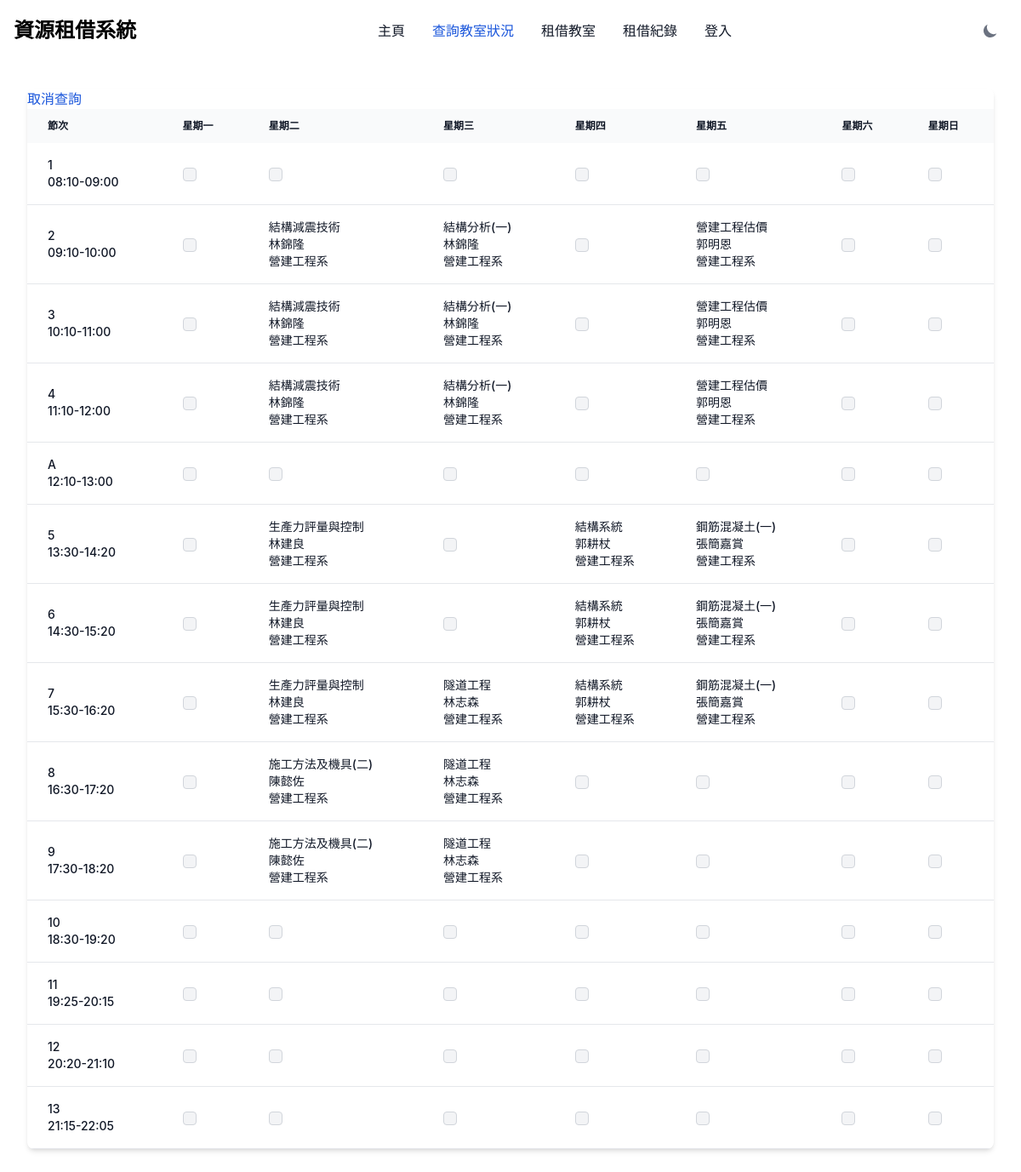
Page /classroom_status.php?classroom=B118 on the committed database.
### tables this page shows
CREATE TABLE `course_table` (
  `course_code` varchar(20) NOT NULL DEFAULT '',
  `major` varchar(50) DEFAULT NULL,
  `course_name` text DEFAULT NULL,
  `instructor` varchar(50) DEFAULT NULL,
  `classroom` varchar(50) NOT NULL DEFAULT '',
  `weekday` varchar(4) NOT NULL DEFAULT '',
  `period` int(11) NOT NULL DEFAULT 0
);

### classroom_status.php (the view, shortened to what this page needs)
<?php
$conn = require_once ('config.php');
$classroom = isset($_GET['classroom']) ? $_GET['classroom'] : '';
$where = '';
$params = [];
if ($classroom) {
    $where .= $where ? " AND classroom = ?" : "WHERE classroom = ?";
    $params[] = $classroom;
}
$query = "SELECT * FROM course_table $where ORDER BY weekday, period";
$stmt = $conn->prepare($query);
$timeTable = [[], [], [], [], [], [], []];
if ($stmt) {
    if ($params) {
        $types = str_repeat('s', count($params));
        $stmt->bind_param($types, ...$params);
    }
    $stmt->execute();
    $result = $stmt->get_result();
    while ($row = $result->fetch_assoc()) {
        $chinese_weekdays = [
            '一' => 1,
            '二' => 2,
            '三' => 3,
            '四' => 4,
            '五' => 5,
            '六' => 6,
            '日' => 7
        ];
        $weekday = $row['weekday'];
        $weekday = $chinese_weekdays[$weekday];
        $period = $row['period'];
        if ($period == 'A') {
            $timeTable[$weekday - 1][4] = $row;
        } else {
            if ($period < '5') {
                $period = (int) $period;
                $timeTable[$weekday - 1][$period - 1] = $row;
            } else {
                $period = (int) $period;
                $timeTable[$weekday - 1][$period] = $row;
            }
        }
    }
}
?>
<!DOCTYPE html>
<html lang="en">
<head>
    <link href="https://cdnjs.cloudflare.com/ajax/libs/flowbite/2.3.0/flowbite.min.css" rel="stylesheet" />
</head>
<body class="bg-white dark:bg-gray-900">
    <?php include './components/navigaion.php'; ?>
    <?php if ($classroom == "") {
        echo '
        <div class="flex h-screen justify-center items-center">
        <div
            class="w-full max-w-sm p-4 bg-white border border-gray-200 rounded-lg shadow sm:p-6 dark:bg-gray-800 dark:border-gray-700 mx-auto">
            <h5 class="mb-3 text-base font-semibold text-gray-900 md:text-xl dark:text-white">
                選擇教室
            </h5>
            <p class="text-sm font-normal text-gray-500 dark:text-gray-400">選擇一個教室即可查詢該教室的課表及租用情況</p>
            <ul class="my-4 space-y-3">
                <form action="" method="GET">
                    <div class="relative">
                        <div class="absolute inset-y-0 start-0 flex items-center ps-3 pointer-events-none">
                            <svg class="w-4 h-4 text-gray-500 dark:text-gray-400" aria-hidden="true"
                                xmlns="http://www.w3.org/2000/svg" fill="none" viewBox="0 0 20 20">
                                <path stroke="currentColor" stroke-linecap="round" stroke-linejoin="round"
                                    stroke-width="2" d="m19 19-4-4m0-7A7 7 0 1 1 1 8a7 7 0 0 1 14 0Z" />
                            </svg>
                        </div>
                        <input type="search" id="default-search" value=""
                            class="block w-full p-4 ps-10 text-sm text-gray-900 border border-gray-300 rounded-lg bg-gray-50 focus:ring-blue-500 focus:border-blue-500 dark:bg-gray-700 dark:border-gray-600 dark:placeholder-gray-400 dark:text-white dark:focus:ring-blue-500 dark:focus:border-blue-500"
                            placeholder="教室編號" name="classroom" />
                    </div>
                    <button type="submit"
                        class="w-full mt-4 text-white bg-blue-700 hover:bg-blue-800 focus:ring-4 focus:outline-none focus:ring-blue-300 font-medium rounded-lg text-sm px-4 py-2 dark:bg-blue-600 dark:hover:bg-blue-700 dark:focus:ring-blue-800">Search</button>
                </form>
            </ul>
        </div>
    </div>
        ';
    } else {
        $periodToTime = [
            "0" => "08:10-09:00",
            "1" => "09:10-10:00",
            "2" => "10:10-11:00",
            "3" => "11:10-12:00",
            "4" => "12:10-13:00",
            "5" => "13:30-14:20",
            "6" => "14:30-15:20",
            "7" => "15:30-16:20",
            "8" => "16:30-17:20",
            "9" => "17:30-18:20",
            "10" => "18:30-19:20",
            "11" => "19:25-20:15",
            "12" => "20:20-21:10",
            "13" => "21:15-22:05"
        ];
        echo '
        <div class="max-w-screen-xl mx-auto p-4 sm:p-6 lg:p-8">
        <div class="relative overflow-x-auto shadow-md sm:rounded-lg">
        <div class="overflow-x-auto">
        ';
        echo '
            <a href="classroom_status.php" class="text-blue-700 hover:underline dark:text-blue-500">取消查詢</a>
            <table class="w-full text-sm text-left rtl:text-right text-gray-500 dark:text-gray-400 overflow-auto">
            <thead
                class="text-xs text-gray-900 dark:text-white uppercase bg-gray-50 dark:bg-gray-700 dark:text-gray-400 whitespace-nowrap">
                <tr>
                    <th scope="col" class="px-6 py-3">節次</th>
                    <th scope="col" class="px-6 py-3">星期一</th>
                    <th scope="col" class="px-6 py-3">星期二</th>
                    <th scope="col" class="px-6 py-3">星期三</th>
                    <th scope="col" class="px-6 py-3">星期四</th>
                    <th scope="col" class="px-6 py-3">星期五</th>
                    <th scope="col" class="px-6 py-3">星期六</th>
                    <th scope="col" class="px-6 py-3">星期日</th>
                </tr>
            </thead>
            <tbody>
                ';
        for ($i = 0; $i < 14; $i++) {
            echo '<tr class=\'border-b border-gray-200 dark:border-gray-700\'>';
            echo '<td class="px-6 py-4 whitespace-nowrap text-sm font-medium text-gray-900 dark:text-white">';
            if ($i < 4) {
                echo $i + 1;
            } elseif ($i == 4) {
                echo 'A';
            } else {
                echo $i;
            }
            echo '<br>';
            echo $periodToTime[$i];
            echo '</td>';
            for ($j = 0; $j < 7; $j++) {
                echo '<td class="px-6 py-4 whitespace-nowrap text-sm font-medium text-gray-900 dark:text-white">';
                if (isset($timeTable[$j][$i])) {
                    $row = $timeTable[$j][$i];
                    echo $row['course_name'];
                    echo '<br>';
                    echo $row['instructor'];
                    echo '<br>';
                    echo $row['major'];
                } else {
                    echo '<input  id="checkbox_' . $j . '_' . $i . '" type="checkbox" name="checkbox[' . $j . '][' . $i . ']" value="' . $j . '_' . $i . '" class="w-4 h-4 text-blue-600 bg-gray-100 border-gray-300 rounded focus:ring-blue-500 dark:focus:ring-blue-600 dark:ring-offset-gray-800 focus:ring-2 dark:bg-gray-700 dark:border-gray-600 checkbox-column-' . $j . '" data-column="' . $j . '" data-row="' . $i . '" onclick="limitCheckbox(this, ' . $j . ', ' . $i . ')">';
                }
                echo '</td>';
            }
            echo '</tr>';
        }
        echo '
            </tbody>
        </table>
        </div>
        </div>
        </form>
        </div>
        ';
    }
    ?>
</body>
</html>

### rows in the picture
course_table: course_name "結構減震技術", instructor "林錦隆", major "營建工程系"
course_table: course_name "結構分析(一)", instructor "林錦隆", major "營建工程系"
course_table: course_name "營建工程估價", instructor "郭明恩", major "營建工程系"
course_table: course_name "結構減震技術", instructor "林錦隆", major "營建工程系"
course_table: course_name "結構分析(一)", instructor "林錦隆", major "營建工程系"
course_table: course_name "營建工程估價", instructor "郭明恩", major "營建工程系"
course_table: course_name "結構減震技術", instructor "林錦隆", major "營建工程系"
course_table: course_name "結構分析(一)", instructor "林錦隆", major "營建工程系"
course_table: course_name "營建工程估價", instructor "郭明恩", major "營建工程系"
course_table: course_name "生產力評量與控制", instructor "林建良", major "營建工程系"
course_table: course_name "結構系統", instructor "郭耕杖", major "營建工程系"
course_table: course_name "鋼筋混凝土(一)", instructor "張簡嘉賞", major "營建工程系"
course_table: course_name "生產力評量與控制", instructor "林建良", major "營建工程系"
course_table: course_name "結構系統", instructor "郭耕杖", major "營建工程系"
course_table: course_name "鋼筋混凝土(一)", instructor "張簡嘉賞", major "營建工程系"
course_table: course_name "生產力評量與控制", instructor "林建良", major "營建工程系"
course_table: course_name "隧道工程", instructor "林志森", major "營建工程系"
course_table: course_name "結構系統", instructor "郭耕杖", major "營建工程系"
course_table: course_name "鋼筋混凝土(一)", instructor "張簡嘉賞", major "營建工程系"
course_table: course_name "施工方法及機具(二)", instructor "陳懿佐", major "營建工程系"
course_table: course_name "隧道工程", instructor "林志森", major "營建工程系"
course_table: course_name "施工方法及機具(二)", instructor "陳懿佐", major "營建工程系"
course_table: course_name "隧道工程", instructor "林志森", major "營建工程系"

### other values in the picture
$periodToTime[$i] "08:10-09:00"
$periodToTime[$i] "09:10-10:00"
$periodToTime[$i] "10:10-11:00"
$periodToTime[$i] "11:10-12:00"
$periodToTime[$i] "12:10-13:00"
$periodToTime[$i] "13:30-14:20"
$periodToTime[$i] "14:30-15:20"
$periodToTime[$i] "15:30-16:20"
$periodToTime[$i] "16:30-17:20"
$periodToTime[$i] "17:30-18:20"
$periodToTime[$i] "18:30-19:20"
$periodToTime[$i] "19:25-20:15"
$periodToTime[$i] "20:20-21:10"
$periodToTime[$i] "21:15-22:05"
